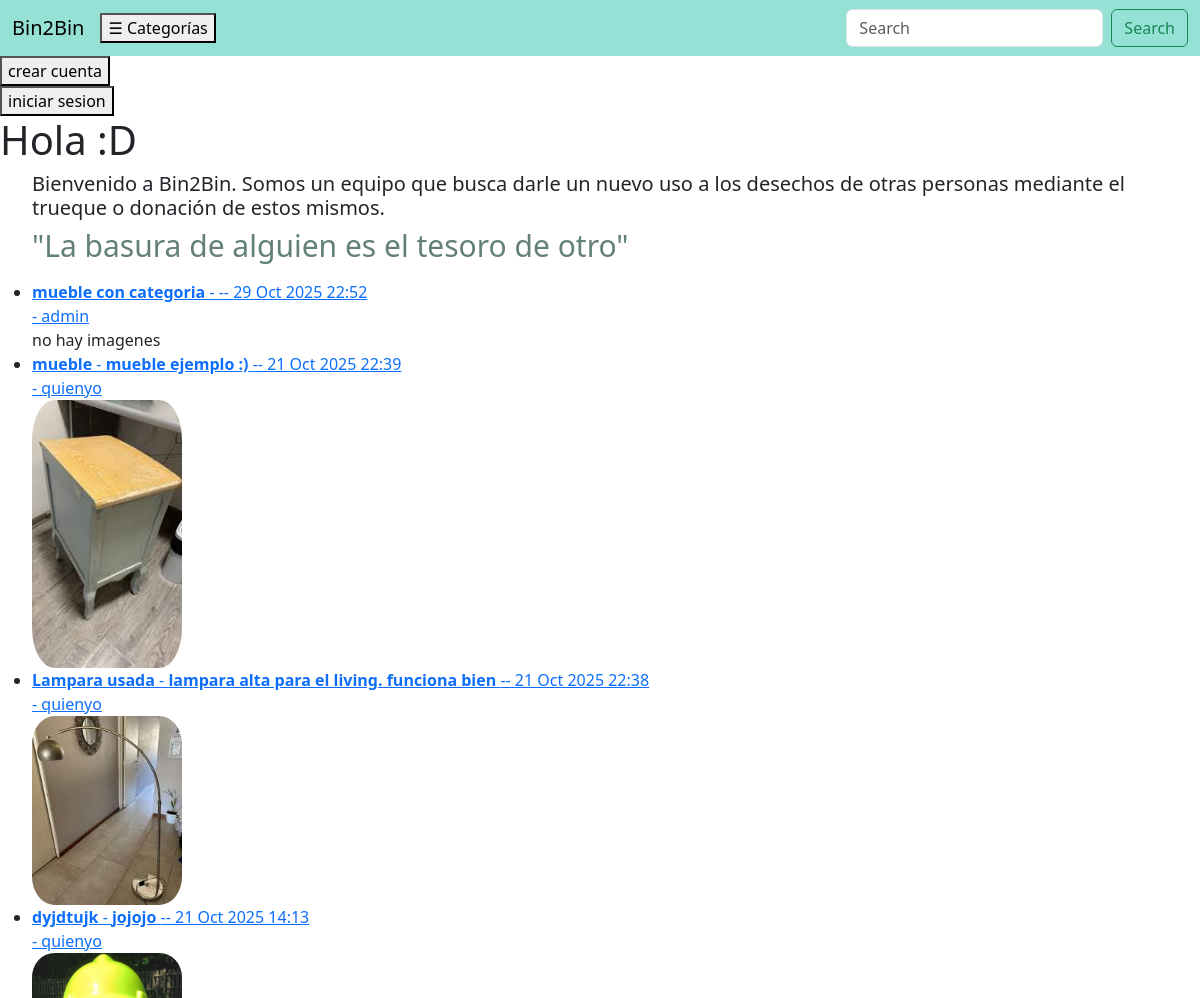
The app's page / (upper part), older data.
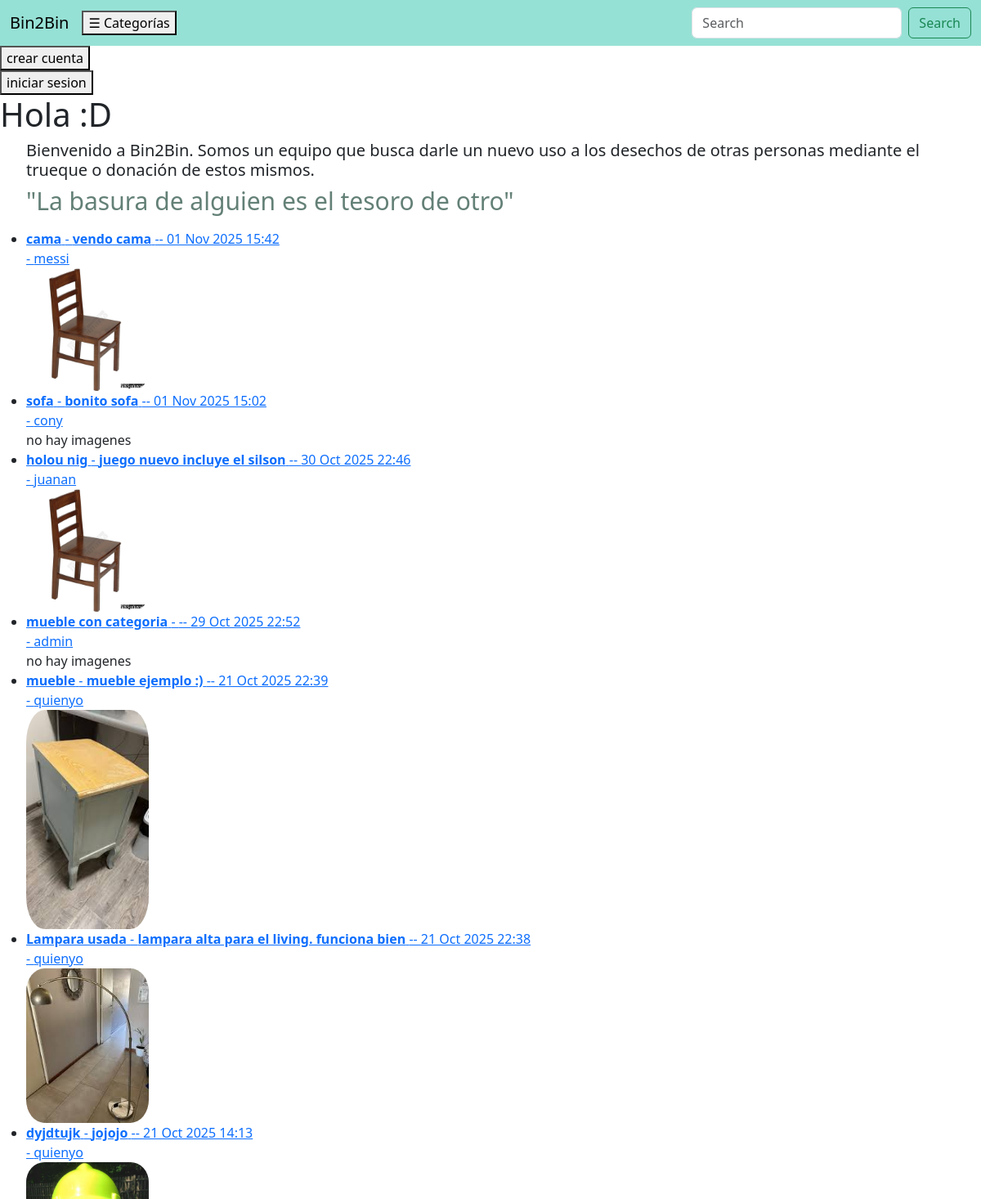
The same page, newer data.
### publi/models.py (models this page shows, shortened)
class publi(models.Model):
    titulo = models.CharField(max_length=100)
    descripcion = models.TextField(blank=True)
    creacion = models.DateTimeField(auto_now_add=True)
    usuario = models.ForeignKey(User, on_delete=models.CASCADE)
    imagen = models.ImageField(upload_to='imagenes/', blank=True)
    categorias = models.ManyToManyField(categoria)

### user/views.py (the view)
# urls.py: path('', views.hola, name = 'hola'),
def hola(request):
    if request.method == 'POST':
        logout(request)
        return redirect('hola')
    else:
        categorias = categoria.objects.all().order_by("titulo")
        if request.GET.get("categoria"):
            publicaciones = publi.objects.filter(categorias__id=request.GET["categoria"]).order_by("-creacion")
        elif request.GET.get("search"):
            publicaciones = publi.objects.filter(titulo__contains=request.GET["search"]).order_by("-creacion")
        else:
            publicaciones = publi.objects.all().order_by("-creacion")
        try:
            img_obj = get_object_or_404(user_img, usuario=request.user.id)
            return render(request, 'hola.html', {'imagen':img_obj, 'publicaciones':publicaciones, 'categorias':categorias})
        except:
            return render(request, 'hola.html', {'publicaciones':publicaciones, 'categorias':categorias})

### user/templates/hola.html (shortened to what this page needs)
<!DOCTYPE html>
{% load static %}
<html lang="es">
<head>
    <link rel="stylesheet" href="https://cdn.jsdelivr.net/npm/bootstrap@5.3.8/dist/css/bootstrap.min.css">
    <link rel="stylesheet" href="user/static/style.css">
</head>
<body>
    <nav class="navbar navbar-expand-lg" style="background-color: #1abea374;" data-bs-theme="light">
        <div class="container-fluid">
            <a class="navbar-brand" href="/">Bin2Bin</a>
            {% if request.path == "/" %}
                <button class="openbtn" onclick="openNav()">☰ Categorías</button>
            {% endif %}
            <div class="collapse navbar-collapse" id="navbarSupportedContent">
                {% if request.path == "/" %}
                    <form class="d-flex" role="search" action="/">
                        <input class="form-control me-2" type="search" name="search" placeholder="Search" aria-label="Search"/>
                        <button class="btn btn-outline-success" type="submit">Search</button>
                    </form>
                {% endif %}
            </div>
        </div>
    </nav>
    {% if not user.is_authenticated %}
        <form action="/signup/" method="GET">
            <button>
                crear cuenta
            </button>
        </form>
        <form action="/signin/">
            <button>
                iniciar sesion
            </button>
        </form>
    {% endif %}
    {% block content %}
        {% load static %}
        <h1>Hola :D</h1>
        <ul>
            <h5>Bienvenido a Bin2Bin. Somos un equipo que busca darle un nuevo uso a los desechos de otras personas mediante el trueque o donación de estos mismos.</h5>
            <h2>"La basura de alguien es el tesoro de otro"</h2>
        </ul>
        <ul>
            {% for pub in publicaciones %}
                <li>
                    <a href="{% url 'post' pub.id %}">
                        <strong>{{ pub.titulo }}</strong> - <strong>{{ pub.descripcion}}</strong> -- {{ pub.creacion|date:"d M Y H:i" }} <br> - {{ pub.usuario }}
                    </a>
                    {% if pub.imagen.url != blank %}
                        <div>
                            <img src="{{pub.imagen.url}}"
                            alt="{{pub.titulo}}"
                            width="150"
                            style="border-radius: 15%; margin-right: 10px;"/>
                        </div>
                    {% else %}
                        <div>
                            <a>no hay imagenes</a>
                        </div>
                    {% endif %}
                </li>
            {% empty %}
                {% if request.path != "/perfil/" %}
                    <li>No se han encontrado publicaciones.</li>
                {% else %}
                    <li>No has publicado nada todavía.</li>
                {% endif %}
            {% endfor %}
        </ul>
    {% endblock %}
</body>
</html>

Row changes from the older to the newer data that the page shows:
added publi: titulo "cama", descripcion "vendo cama", creacion "01 Nov 2025 15:42", usuario "messi", imagen (picture)
added publi: titulo "sofa", descripcion "bonito sofa", creacion "01 Nov 2025 15:02", usuario "cony", imagen "no hay imagenes"
added publi: titulo "holou nig", descripcion "juego nuevo incluye el silson", creacion "30 Oct 2025 22:46", usuario "juanan", imagen (picture)
